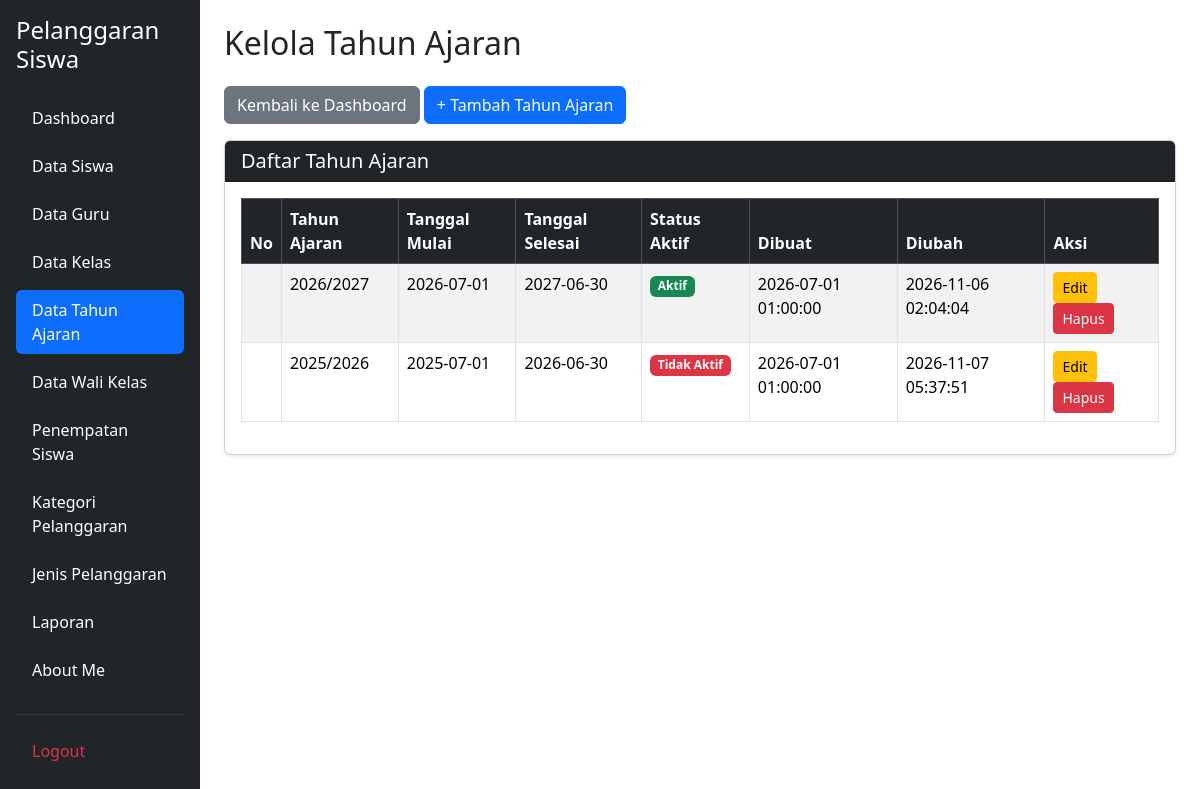
The page /kelola_tahun_ajaran.php (signed in) on the database its author committed.
### tables this page shows
CREATE TABLE `t_tahun_ajaran` (
  `id` int(11) NOT NULL,
  `nama` varchar(20) DEFAULT NULL,
  `tanggal_mulai` date NOT NULL,
  `tanggal_selesai` date NOT NULL,
  `status_aktif` tinyint(1) NOT NULL,
  `created_at` timestamp NOT NULL DEFAULT current_timestamp(),
  `updated_at` timestamp NOT NULL DEFAULT current_timestamp()
);

### kelola_tahun_ajaran.php (the view, shortened to what this page needs)
<?php
include 'config/koneksi.php';
$sql = "SELECT * FROM t_tahun_ajaran ORDER BY tanggal_mulai DESC";
$hasil = mysqli_query($koneksi, $sql);
?>
<!DOCTYPE html>
<html lang="id">
<head>
    <link href="https://cdn.jsdelivr.net/npm/bootstrap@5.3.8/dist/css/bootstrap.min.css" rel="stylesheet">
    <link href="https://cdn.datatables.net/2.3.4/css/dataTables.bootstrap5.min.css" rel="stylesheet">
</head>
<body>
<div class="container-fluid">
    <div class="row">
        <?php include 'layout/sidebar.php'; ?>
        <main class="col-md-9 col-lg-10 p-4">
            <h2 class="mb-4">Kelola Tahun Ajaran</h2>
            <div class="mb-3">
                <a href="dashboard.php" class="btn btn-secondary">
                    Kembali ke Dashboard
                </a>
                <a href="tambah_tahun_ajaran.php" class="btn btn-primary">
                    + Tambah Tahun Ajaran
                </a>
            </div>
            <div class="card shadow-sm">
                <div class="card-header bg-dark text-white">
                    <h5 class="mb-0">Daftar Tahun Ajaran</h5>
                </div>
                <div class="card-body">
                    <div class="table-responsive">
                        <table id="tabelTahunAjaran" class="table table-striped table-bordered table-hover">
                            <thead class="table-dark">
                                <tr>
                                    <th>No</th>
                                    <th>Tahun Ajaran</th>
                                    <th>Tanggal Mulai</th>
                                    <th>Tanggal Selesai</th>
                                    <th>Status Aktif</th>
                                    <th>Dibuat</th>
                                    <th>Diubah</th>
                                    <th>Aksi</th>
                                </tr>
                            </thead>
                            <tbody>
                                <?php while ($row = mysqli_fetch_assoc($hasil)) { ?>
                                    <tr>
                                        <td></td>
                                        <td><?= htmlspecialchars($row['nama']) ?></td>
                                        <td><?= htmlspecialchars($row['tanggal_mulai'] ?? '') ?></td>
                                        <td><?= htmlspecialchars($row['tanggal_selesai'] ?? '') ?></td>
                                        <td>
                                            <?php if ($row['status_aktif'] == 1) { ?>
                                                <span class="badge bg-success">Aktif</span>
                                            <?php } else { ?>
                                                <span class="badge bg-danger">Tidak Aktif</span>
                                            <?php } ?>
                                        </td>
                                        <td><?= htmlspecialchars($row['created_at'] ?? '') ?></td>
                                        <td><?= htmlspecialchars($row['updated_at'] ?? '') ?></td>
                                        <td>
                                            <a href="edit_tahun_ajaran.php?id=<?= urlencode($row['id']) ?>"
                                               class="btn btn-warning btn-sm">
                                                Edit
                                            </a>
                                            <a href="hapus_tahun_ajaran.php?id=<?= urlencode($row['id']) ?>"
                                               class="btn btn-danger btn-sm"
                                               onclick="return confirm('Yakin ingin menghapus data tahun ajaran ini?');">
                                                Hapus
                                            </a>
                                        </td>
                                    </tr>
                                <?php } ?>
                            </tbody>
                        </table>
                    </div>
                </div>
            </div>
        </main>
    </div>
</div>
</body>
</html>

### rows shown on the page
t_tahun_ajaran: nama "2026/2027", tanggal_mulai "2026-07-01", tanggal_selesai "2027-06-30", status_aktif "Aktif", created_at "2026-07-01 01:00:00", updated_at "2026-11-06 02:04:04"
t_tahun_ajaran: nama "2025/2026", tanggal_mulai "2025-07-01", tanggal_selesai "2026-06-30", status_aktif "Tidak Aktif", created_at "2026-07-01 01:00:00", updated_at "2026-11-07 05:37:51"
